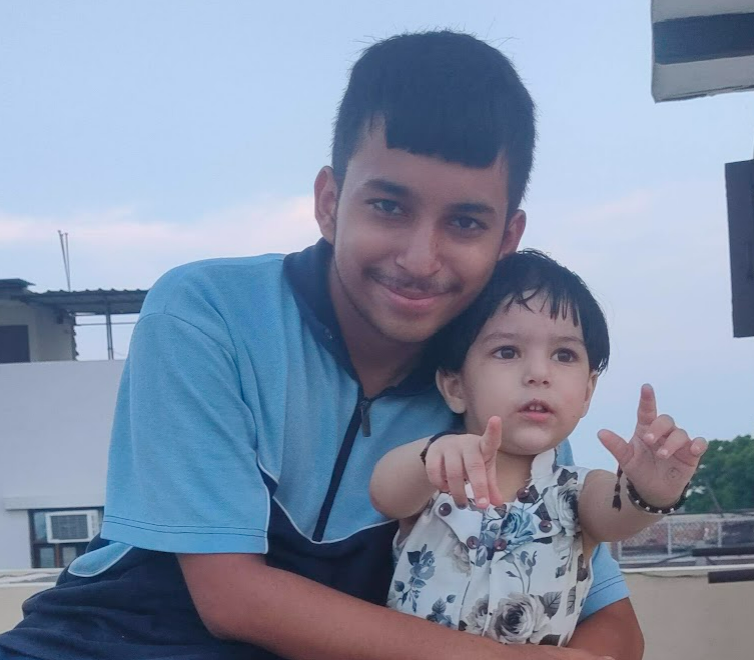
#> input picture Inceptive/Dev.png, 754 x 660 px
$ python try.py
#> lines starting #> are read from the running program, lines starting #| are printed output that depends on the picture; after the words box and inside, x2 and y2 are one past the last pixel; in counts of white or black regions, pixels touching at a corner belong together
import cv2

from random import randrange


trained_face_data = cv2.CascadeClassifier(cv2.data.haarcascades +'haarcascade_frontalface_default.xml')

img = cv2.imread('Dev.png')
#> img is the input picture: shape (660, 754, 3); mean B, G, R 167.2, 143.3, 129.4

grayscaled_img = cv2.cvtColor(img,cv2.COLOR_BGR2GRAY)
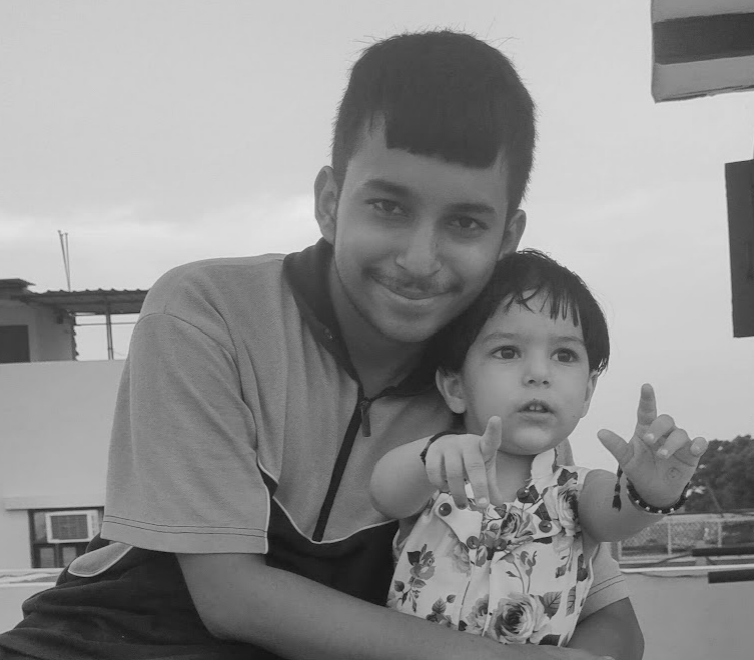
#> grayscaled_img: shape (660, 754); min 12, max 236, mean 141.9

#Detect faces
face_coordinates = trained_face_data.detectMultiScale(grayscaled_img)
#> face_coordinates = [[461, 295, 152, 152], [324, 140, 199, 199]]

for (x,y,w,h) in face_coordinates:
    cv2.rectangle(img, (x,y),(x+w,y+h),(randrange(256),randrange(256),randrange(256)), 2)
#> this loop made 2 passes
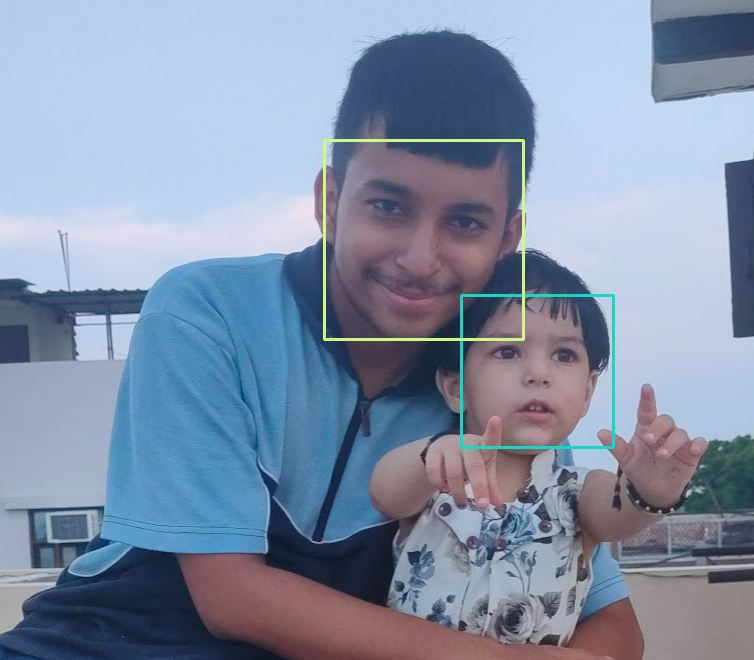
#> img: shape (660, 754, 3); 0.84% of pixels changed, all inside (x1, y1, x2, y2) = (323, 139, 615, 449)

# (x,y,w,h) = face_coordinates [0]
# cv2.rectangle(img, (x,y),(x+w,y+h),(0,255,0), 5)

# print(face_coordinates)


cv2.imshow('Clever Anurag Face Detector',img)
cv2.waitKey()


print("Code Completed");
